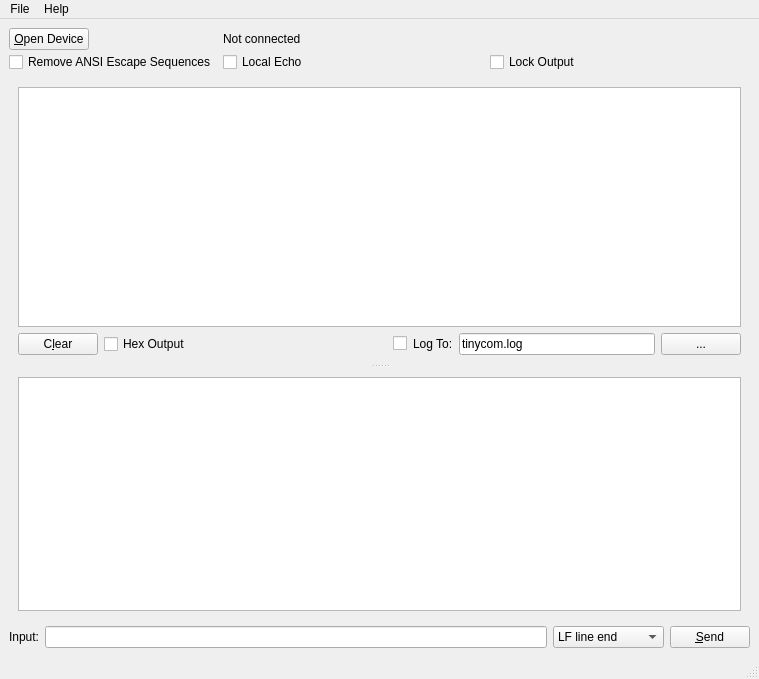
<?xml version="1.0" encoding="UTF-8"?>
<ui version="4.0">
 <class>MainWindow</class>
 <widget class="QMainWindow" name="MainWindow">
  <property name="geometry">
   <rect>
    <x>0</x>
    <y>0</y>
    <width>759</width>
    <height>679</height>
   </rect>
  </property>
  <property name="contextMenuPolicy">
   <enum>Qt::DefaultContextMenu</enum>
  </property>
  <property name="windowTitle">
   <string>TinyCom</string>
  </property>
  <property name="windowIcon">
   <iconset resource="res/tinycom.qrc">
    <normaloff>:/icons/32x32/tinycom.png</normaloff>:/icons/32x32/tinycom.png</iconset>
  </property>
  <property name="iconSize">
   <size>
    <width>32</width>
    <height>32</height>
   </size>
  </property>
  <widget class="QWidget" name="centralwidget">
   <layout class="QVBoxLayout" name="verticalLayout">
    <item>
     <layout class="QGridLayout" name="gridLayout">
      <property name="horizontalSpacing">
       <number>6</number>
      </property>
      <property name="verticalSpacing">
       <number>2</number>
      </property>
      <property name="leftMargin">
       <number>0</number>
      </property>
      <item row="1" column="0">
       <widget class="QCheckBox" name="remove_escape">
        <property name="toolTip">
         <string>Remove ANSI escape sequences in the output and log.</string>
        </property>
        <property name="text">
         <string>Remove ANSI Escape Sequences</string>
        </property>
       </widget>
      </item>
      <item row="0" column="1">
       <widget class="QLabel" name="serial_str">
        <property name="text">
         <string>Not connected</string>
        </property>
       </widget>
      </item>
      <item row="0" column="0">
       <widget class="QPushButton" name="btn_open">
        <property name="sizePolicy">
         <sizepolicy hsizetype="Fixed" vsizetype="Fixed">
          <horstretch>0</horstretch>
          <verstretch>0</verstretch>
         </sizepolicy>
        </property>
        <property name="text">
         <string>&amp;Open Device</string>
        </property>
       </widget>
      </item>
      <item row="1" column="1">
       <widget class="QCheckBox" name="echo_input">
        <property name="toolTip">
         <string>Put any input in the output window automatically.</string>
        </property>
        <property name="text">
         <string>Local Echo</string>
        </property>
       </widget>
      </item>
      <item row="1" column="2">
       <widget class="QCheckBox" name="lock">
        <property name="text">
         <string>Lock Output</string>
        </property>
       </widget>
      </item>
     </layout>
    </item>
    <item>
     <widget class="QSplitter" name="splitter">
      <property name="orientation">
       <enum>Qt::Vertical</enum>
      </property>
      <widget class="QFrame" name="frame">
       <property name="frameShape">
        <enum>QFrame::NoFrame</enum>
       </property>
       <property name="frameShadow">
        <enum>QFrame::Plain</enum>
       </property>
       <property name="lineWidth">
        <number>0</number>
       </property>
       <layout class="QGridLayout" name="gridLayout_3">
        <item row="0" column="0">
         <widget class="QPlainTextEdit" name="log">
          <property name="acceptDrops">
           <bool>false</bool>
          </property>
          <property name="toolTip">
           <string>Output log.</string>
          </property>
          <property name="readOnly">
           <bool>true</bool>
          </property>
         </widget>
        </item>
        <item row="1" column="0">
         <layout class="QHBoxLayout" name="horizontalLayout_3">
          <property name="sizeConstraint">
           <enum>QLayout::SetDefaultConstraint</enum>
          </property>
          <item>
           <widget class="QPushButton" name="btn_clear">
            <property name="toolTip">
             <string>Clear output log window.</string>
            </property>
            <property name="text">
             <string>C&amp;lear</string>
            </property>
           </widget>
          </item>
          <item>
           <widget class="QCheckBox" name="output_hex">
            <property name="text">
             <string>Hex Output</string>
            </property>
           </widget>
          </item>
          <item>
           <layout class="QHBoxLayout" name="horizontalLayout_2">
            <item>
             <spacer name="horizontalSpacer">
              <property name="orientation">
               <enum>Qt::Horizontal</enum>
              </property>
              <property name="sizeHint" stdset="0">
               <size>
                <width>40</width>
                <height>20</height>
               </size>
              </property>
             </spacer>
            </item>
            <item>
             <widget class="QCheckBox" name="enable_log">
              <property name="toolTip">
               <string>Enable logging to file.</string>
              </property>
              <property name="text">
               <string/>
              </property>
             </widget>
            </item>
            <item>
             <widget class="QLabel" name="label_7">
              <property name="text">
               <string>Log To:</string>
              </property>
             </widget>
            </item>
            <item>
             <widget class="QLineEdit" name="log_file">
              <property name="toolTip">
               <string>Log file path.</string>
              </property>
              <property name="text">
               <string>tinycom.log</string>
              </property>
             </widget>
            </item>
            <item>
             <widget class="QPushButton" name="btn_open_log">
              <property name="toolTip">
               <string>Select log file.</string>
              </property>
              <property name="text">
               <string>...</string>
              </property>
             </widget>
            </item>
           </layout>
          </item>
         </layout>
        </item>
       </layout>
      </widget>
      <widget class="QFrame" name="frame_2">
       <property name="frameShape">
        <enum>QFrame::NoFrame</enum>
       </property>
       <property name="frameShadow">
        <enum>QFrame::Plain</enum>
       </property>
       <property name="lineWidth">
        <number>0</number>
       </property>
       <layout class="QGridLayout" name="gridLayout_2">
        <item row="0" column="0">
         <widget class="QListWidget" name="history">
          <property name="maximumSize">
           <size>
            <width>16777215</width>
            <height>16777215</height>
           </size>
          </property>
          <property name="toolTip">
           <string>Input history</string>
          </property>
         </widget>
        </item>
       </layout>
      </widget>
     </widget>
    </item>
    <item>
     <layout class="QHBoxLayout" name="horizontalLayout">
      <property name="sizeConstraint">
       <enum>QLayout::SetMaximumSize</enum>
      </property>
      <item>
       <widget class="QLabel" name="label_3">
        <property name="text">
         <string>Input:</string>
        </property>
       </widget>
      </item>
      <item>
       <widget class="QLineEdit" name="input">
        <property name="toolTip">
         <string/>
        </property>
       </widget>
      </item>
      <item>
       <widget class="QComboBox" name="line_end">
        <property name="toolTip">
         <string>Select line ending type to append.</string>
        </property>
        <item>
         <property name="text">
          <string>LF line end</string>
         </property>
        </item>
        <item>
         <property name="text">
          <string>CR line end</string>
         </property>
        </item>
        <item>
         <property name="text">
          <string>CR/LF line end</string>
         </property>
        </item>
        <item>
         <property name="text">
          <string>LF/CR line end</string>
         </property>
        </item>
        <item>
         <property name="text">
          <string>No line end</string>
         </property>
        </item>
        <item>
         <property name="text">
          <string>Hex</string>
         </property>
        </item>
       </widget>
      </item>
      <item>
       <widget class="QPushButton" name="btn_send">
        <property name="toolTip">
         <string>Send the input.</string>
        </property>
        <property name="text">
         <string>&amp;Send</string>
        </property>
       </widget>
      </item>
     </layout>
    </item>
   </layout>
  </widget>
  <widget class="QMenuBar" name="menubar">
   <property name="geometry">
    <rect>
     <x>0</x>
     <y>0</y>
     <width>759</width>
     <height>25</height>
    </rect>
   </property>
   <widget class="QMenu" name="menuAbout">
    <property name="title">
     <string>File</string>
    </property>
    <addaction name="actionQuit"/>
   </widget>
   <widget class="QMenu" name="menuHelp">
    <property name="title">
     <string>Help</string>
    </property>
    <addaction name="actionAbout"/>
   </widget>
   <addaction name="menuAbout"/>
   <addaction name="menuHelp"/>
  </widget>
  <widget class="QStatusBar" name="statusbar"/>
  <action name="actionQuit">
   <property name="text">
    <string>Quit</string>
   </property>
  </action>
  <action name="actionAbout">
   <property name="text">
    <string>About</string>
   </property>
  </action>
 </widget>
 <resources>
  <include location="res/tinycom.qrc"/>
 </resources>
 <connections/>
</ui>
